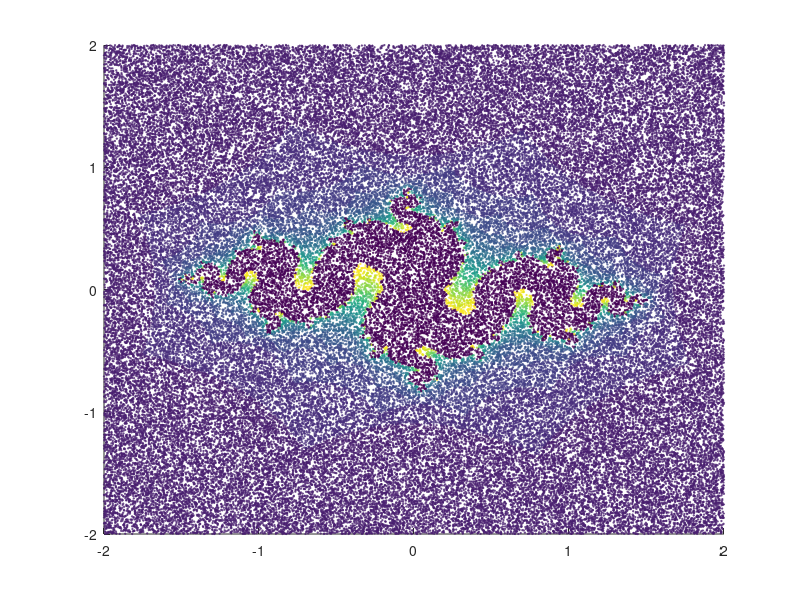

This chart was generated by the following MATLAB code:
m = 100000;
x = zeros(1,22); % establish blank array
y = zeros(1,22);
z = zeros(1, m);


xStart = 4*rand(1, m) - 2;
yStart = 4*rand(1, m) - 2;

for i=1:m
 x(1)= xStart(i);
 y(1)= yStart(i);
  for n=2:22
    x(n) = x(n-1)^2 - y(n-1)^2 -0.8;
    y(n) = 2*x(n-1)*y(n-1) + 0.156;
    if ((-2 > x(n)) || (x(n) > 2) || (-2 > y(n)) || (y(n) > 2))
       z(i) = n;
       break
    end
  end
end

figure()
scatter(xStart,yStart,1,z)